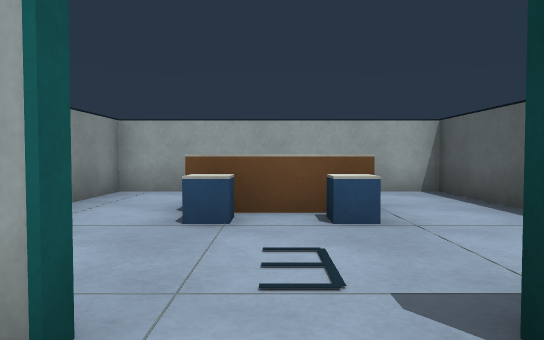
View 1 (above)

16 first-person views from a walk through a robot-simulator world made for Gazebo. The camera is 0.71 m above the floor, tilts 2° down and sees 70° across. The floor is counted in squares, 1 m on a side. Each view is taken from the middle of a square. On the plan, view 1 faces up. The plan holds only what a view shows up to about 11 squares ahead; the rest is blank.

View 2
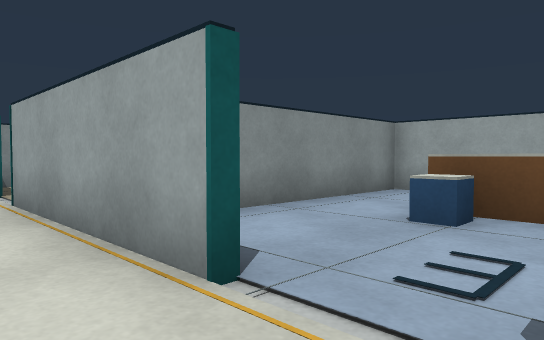

View 3
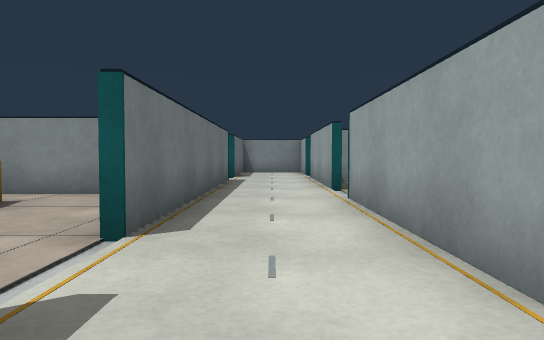

View 4
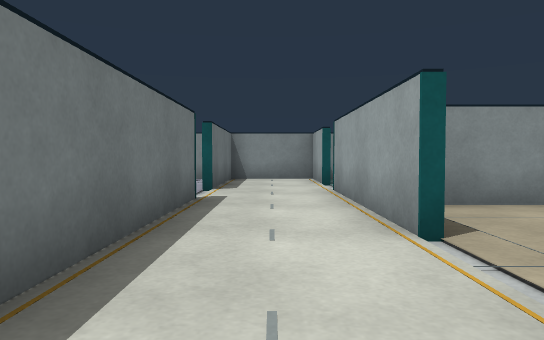

View 5
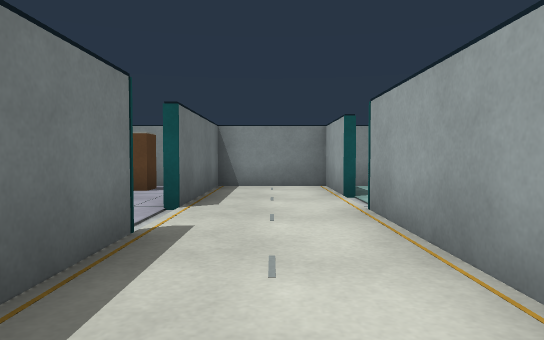

View 6
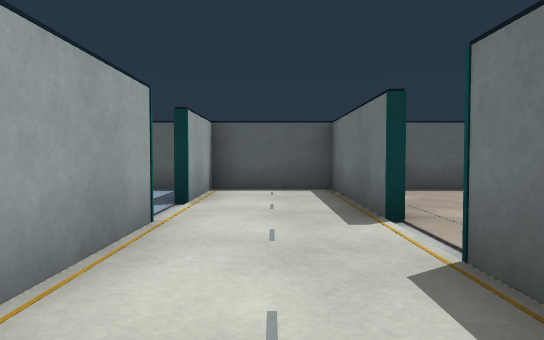

View 7
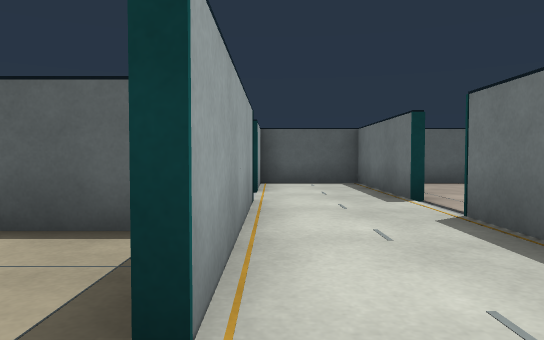

View 8
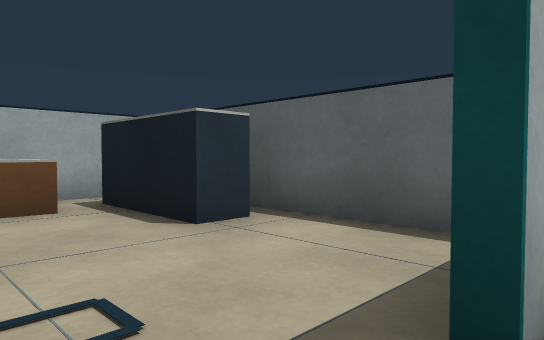

View 9
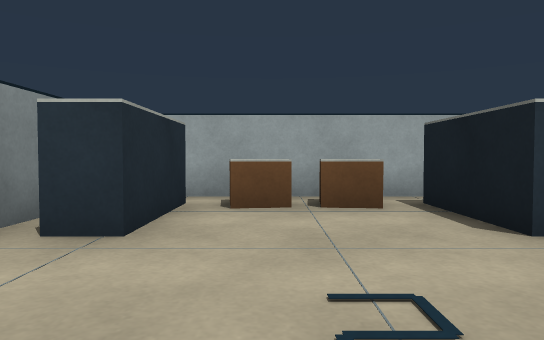

View 10
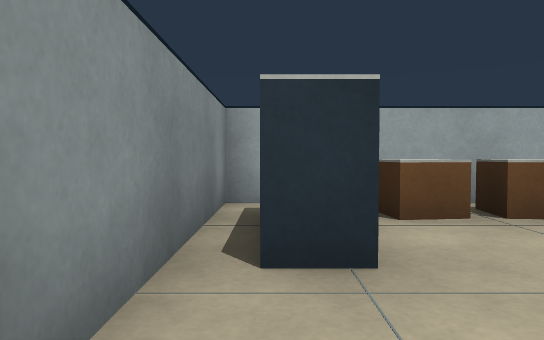

View 11
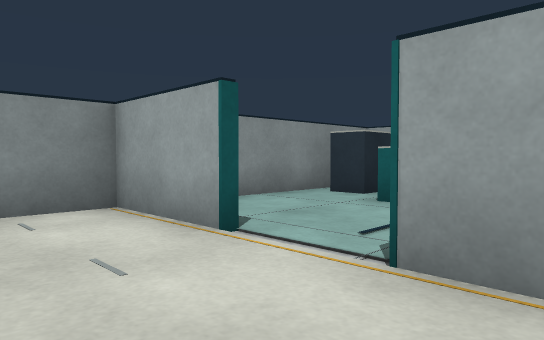

View 12
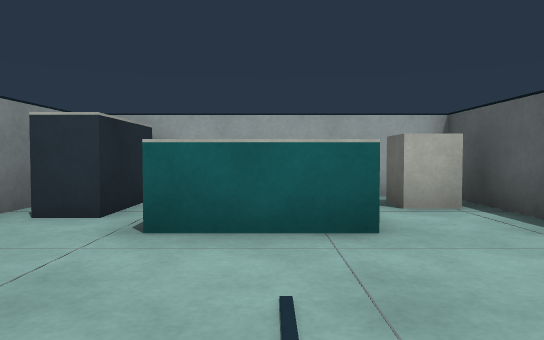

View 13
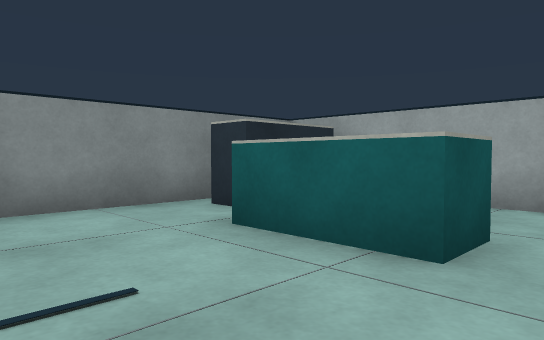

View 14
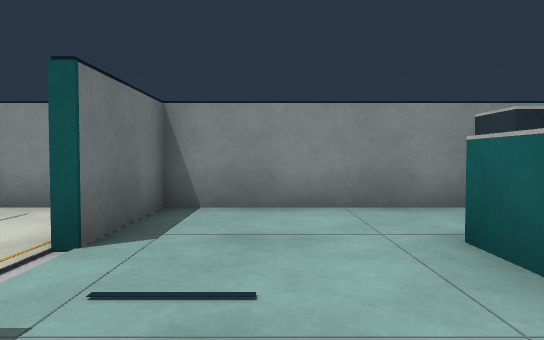

View 15
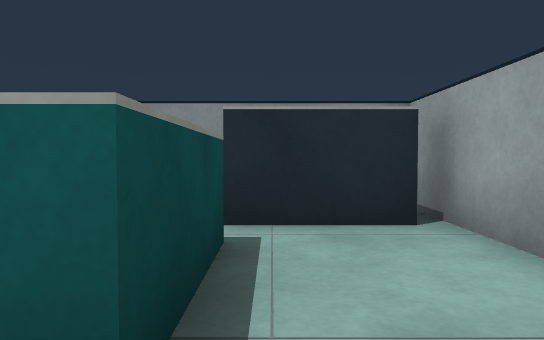

View 16
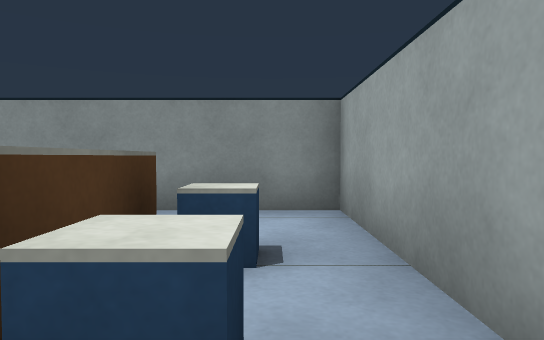

### Floor plan
Points are (right, up) in squares from view 1. A wall is a line through its corners. A room is listed if a view was taken in it or the views show most of it. See-through windows are left out.
Room 1 (views 1, 2, 3, 4, 5, 6, 11)
walls: (-7.4, 1.3) (-12.2, 1.3); (-10.6, -1.3) (-2.4, -1.3); (-0.8, 1.3) (-5.6, 1.3); (-0.6, -1.3) (3.4, -1.3) (3.4, 1.3) (0.9, 1.3); (-13.9, 1.3) (-16.5, 1.3); (-16.4, 0.9) (-16.4, -1.3) (-12.4, -1.3)
ways out: opening at (-6.5, 1) to room 2; opening at (-13, 1) to room 3; opening at (0, 1) to room 4; opening at (-11.5, -1); opening at (-1.5, -1)
Room 2 (views 7, 8, 9, 10)
walls: (-3.3, 2.2) (-3.3, 5.2); (-4.2, 7.9) (-9.7, 7.9) (-9.7, 1.9)
ways out: opening at (-6.5, 1) to room 1
objects: blue box (-9, 5) to (-9, 7); white box (-7, 7); white box (-6, 7); blue box (-4, 5) to (-4, 7)
Room 3 (views 12, 13, 14, 15)
walls: (-9.9, 5.4) (-9.9, 7.9) (-16.1, 7.9); (-16.4, 5.9) (-16.4, 0.9); (-16.5, 1.5) (-13.9, 1.5)
ways out: opening at (-13, 1) to room 1
objects: blue box (-16, 6) to (-15, 7); white box (-14, 5) to (-12, 5); other object (-11, 7)
Room 4 (view 16)
walls: (3.4, 5.1) (3.4, 7.9) (-3.1, 7.9) (-3.1, 3.4); (3.4, 2) (3.4, 2.6)
ways out: opening at (0, 1) to room 1
objects: white box (-1, 4) to (-1, 5); white box (-1, 6) to (-1, 7); white box (0, 5) to (0, 6); white box (1, 4) to (1, 5); white box (1, 6) to (1, 7)

Where each view was taken, in squares from view 1:
view 1: 0 up, 0 right, facing up
view 2: 0 up, 1 right, facing up-left
view 3: 0 up, 1 right, facing left
view 4: 0 up, 4 left, facing left
view 5: 0 up, 7 left, facing left
view 6: 0 up, 5 left, facing right
view 7: 1 up, 7 left, facing right
view 8: 1 up, 7 left, facing up-right
view 9: 1 up, 7 left, facing up
view 10: 2 up, 9 left, facing up
view 11: 1 down, 11 left, facing up-left
view 12: 1 up, 13 left, facing up
view 13: 2 up, 11 left, facing up-left
view 14: 3 up, 11 left, facing left
view 15: 6 up, 11 left, facing left
view 16: 7 up, 2 right, facing left
